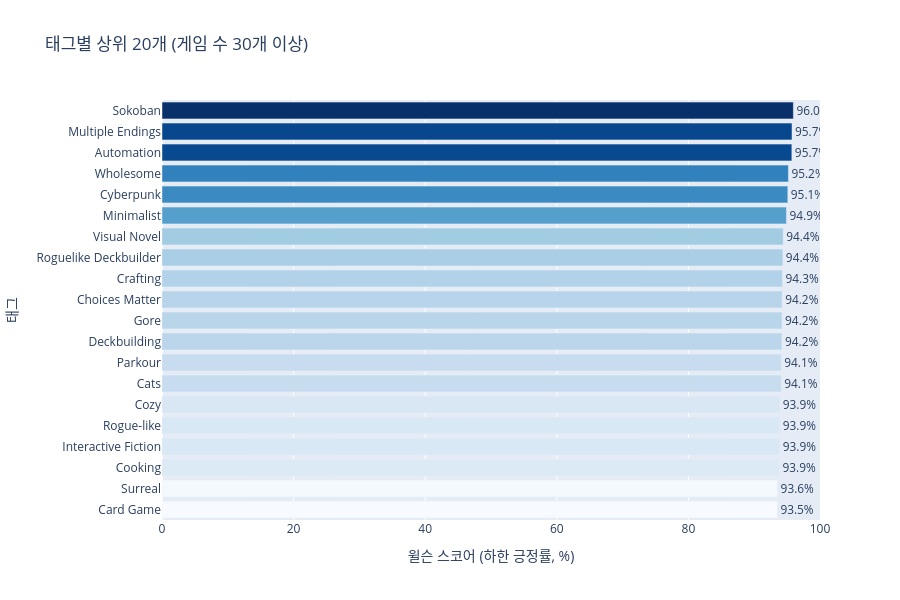

Notebook source saved alongside this figure:
### Markdown cell above
윌슨 스코어는 긍정률과 리뷰 수를 함께 반영한 보수적 신뢰도 지표다. 리뷰가 아무리 많아도 긍정률이 낮으면 스코어가 낮고, 긍정률이 높아도 리뷰가 적으면 패널티가 부여된다. 상위 태그는 "이 태그를 달면 95% 확률로 최소 이 수준의 긍정률을 기대할 수 있다"는 의미다.

### Code cell
plot_df = tag_stats_filtered.head(TOP_N_TAGS).sort_values('wilson_score')

fig = px.bar(
    plot_df,
    x='wilson_score',
    y='tag',
    orientation='h',
    color='wilson_score',
    color_continuous_scale='Blues',
    text='wilson_score',
    title=f'태그별 상위 {TOP_N_TAGS}개 (게임 수 {MIN_GAMES_PER_TAG}개 이상)',
    labels={'wilson_score': '윌슨 스코어 (하한 긍정률, %)', 'tag': '태그'},
    range_x=[0, 100],
    hover_data={'avg_positive_rate': ':.1f', 'game_count': True, 'total_reviews_sum': True},
)
fig.update_traces(texttemplate='%{text:.1f}%', textposition='outside')
fig.update_layout(coloraxis_showscale=False, height=600)
fig.show()

### Figure 1 — Plotly figure (JSON) as saved in the notebook; plotly's stock layout.template omitted (floating-point values rounded to 4 significant figures)
{"data": [{"customdata": [[83.49, 142.0, 233700.0], [91.22, 48.0, 12120.0], [83.16, 39.0, 91110.0], [87.21, 175.0, 115200.0], [84.61, 307.0, 478900.0], [90.01, 87.0, 79820.0], [91.62, 71.0, 30140.0], [86.83, 55.0, 54430.0], [83.87, 105.0, 222100.0], [81.43, 43.0, 93150.0], [85.26, 106.0, 107000.0], [74.77, 74.0, 271700.0], [84.4, 96.0, 243800.0], [89.41, 308.0, 182900.0], [92.08, 63.0, 30160.0], [86.17, 49.0, 59820.0], [91.75, 52.0, 23520.0], [82.43, 53.0, 271100.0], [87.55, 87.0, 117600.0], [95.37, 45.0, 2912.0]], "hovertemplate": "윌슨 스코어 (하한 긍정률, %)=%{marker.color}<br>태그=%{y}<br>avg_positive_rate=%{customdata[0]:.1f}<br>game_count=%{customdata[1]}<br>total_reviews_sum=%{customdata[2]}<extra></extra>", "legendgroup": "", "marker": {"color": [93.52, 93.56, 93.85, 93.88, 93.89, 93.89, 94.11, 94.11, 94.21, 94.24, 94.25, 94.29, 94.35, 94.41, 94.9, 95.11, 95.2, 95.72, 95.75, 95.95], "coloraxis": "coloraxis", "pattern": {"shape": ""}}, "name": "", "orientation": "h", "showlegend": false, "text": [93.52, 93.56, 93.85, 93.88, 93.89, 93.89, 94.11, 94.11, 94.21, 94.24, 94.25, 94.29, 94.35, 94.41, 94.9, 95.11, 95.2, 95.72, 95.75, 95.95], "textposition": "outside", "texttemplate": "%{text:.1f}%", "type": "bar", "x": [93.52, 93.56, 93.85, 93.88, 93.89, 93.89, 94.11, 94.11, 94.21, 94.24, 94.25, 94.29, 94.35, 94.41, 94.9, 95.11, 95.2, 95.72, 95.75, 95.95], "xaxis": "x", "y": ["Card Game", "Surreal", "Cooking", "Interactive Fiction", "Rogue-like", "Cozy", "Cats", "Parkour", "Deckbuilding", "Gore", "Choices Matter", "Crafting", "Roguelike Deckbuilder", "Visual Novel", "Minimalist", "Cyberpunk", "Wholesome", "Automation", "Multiple Endings", "Sokoban"], "yaxis": "y"}], "layout": {"barmode": "relative", "coloraxis": {"colorbar": {"title": {"text": "윌슨 스코어 (하한 긍정률, %)"}}, "colorscale": [[0, "rgb(247,251,255)"], [0.125, "rgb(222,235,247)"], [0.25, "rgb(198,219,239)"], [0.375, "rgb(158,202,225)"], [0.5, "rgb(107,174,214)"], [0.625, "rgb(66,146,198)"], [0.75, "rgb(33,113,181)"], [0.875, "rgb(8,81,156)"], [1, "rgb(8,48,107)"]], "showscale": false}, "height": 600, "legend": {"tracegroupgap": 0}, "title": {"text": "태그별 상위 20개 (게임 수 30개 이상)"}, "xaxis": {"anchor": "y", "domain": [0, 1], "range": [0, 100], "title": {"text": "윌슨 스코어 (하한 긍정률, %)"}}, "yaxis": {"anchor": "x", "domain": [0, 1], "title": {"text": "태그"}}}}
